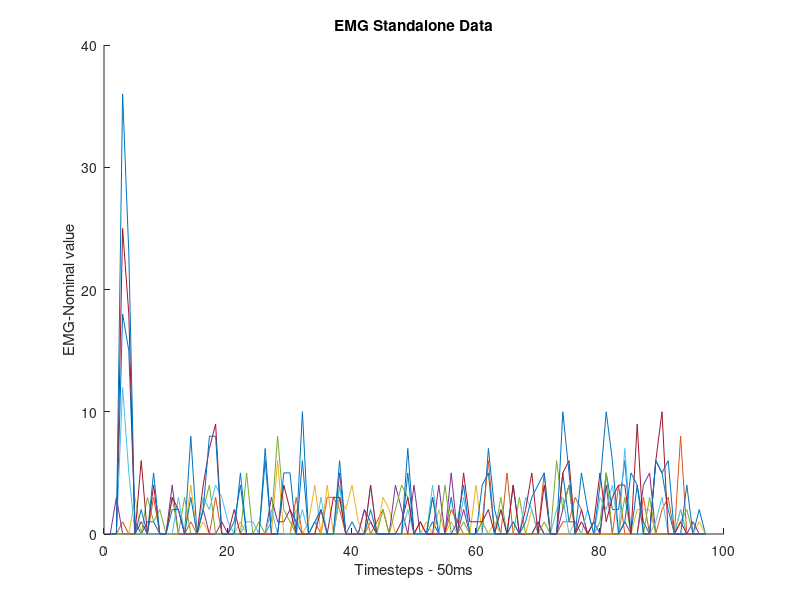
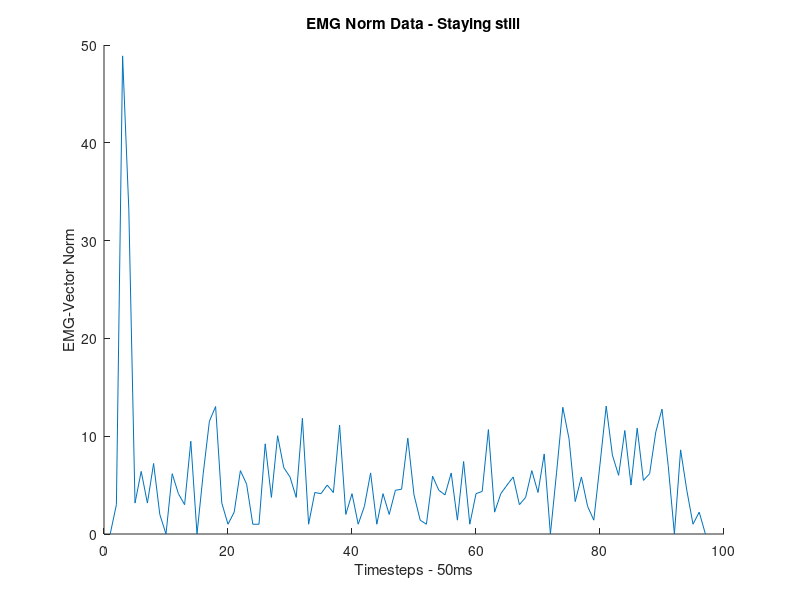
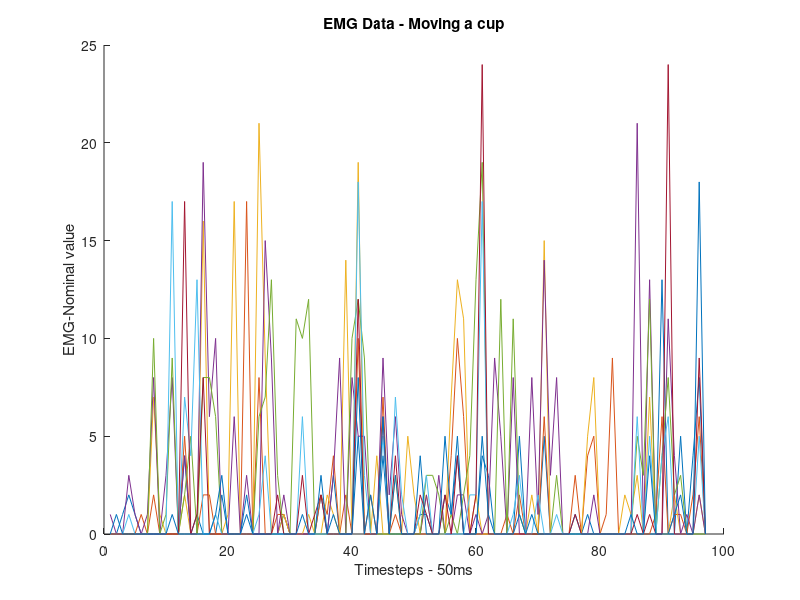
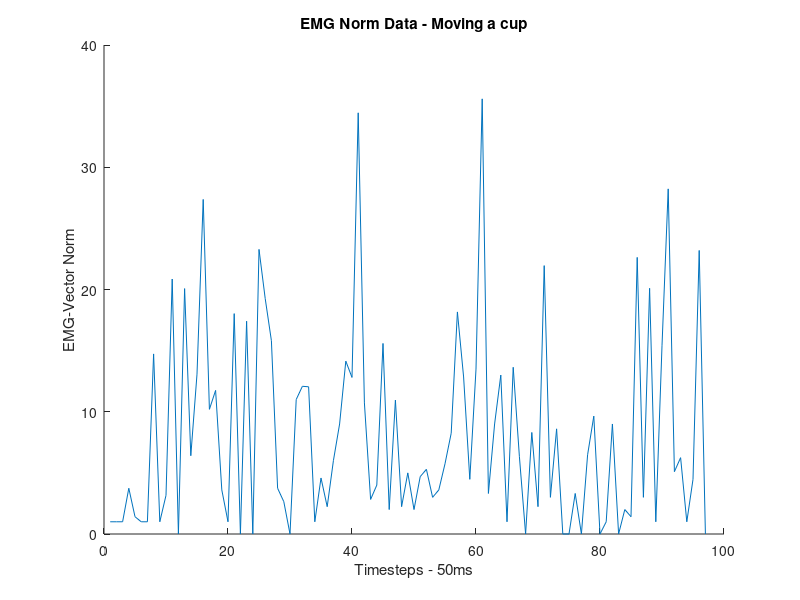

Write the MATLAB code that produced these figures, in order.
% EMG Data 

base = csvread('emgStill.csv');
cup = csvread('emgMoveCup.csv');
book = csvread('emgLiftBook.csv');
fist = csvread('emgSqueeze.csv');

% first 3 values are dead for some reason
base = base(4:100, :);
cup = cup(4:100, :);
book = book(4:100,:);
fist = fist(4:100,:);

nval = size(base,1);
mval = size(base,2);

% rectify signals
for i=1:nval
   for j=1:mval
       if (base(i,j) < 0)
          base(i,j) = 0;
       end
       if (cup(i,j) < 0)
          cup(i,j) = 0;
       end
       if (book(i,j) < 0)
          book(i,j) = 0;
       end
       if (fist(i,j) < 0)
          fist(i,j) = 0;
       end
   end
end


t = linspace(1, nval, nval);


% Base

Base_avg=mean(base);

figure(1)
hold on
plot(t, base(:, 1));
plot(t, base(:, 2));
plot(t, base(:, 3));
plot(t, base(:, 4));
plot(t, base(:, 5));
plot(t, base(:, 6));
plot(t, base(:, 7));
plot(t, base(:, 8));
title('EMG Standalone Data');
xlabel('Timesteps - 50ms')
ylabel('EMG-Nominal value');
hold off


% Base -  Norm
norm_base = zeros(nval,1);
for i=1:size(base,1);
  norm_base(i) = norm(base(i,1:8));
end
    
figure(2)
hold on
plot(t, norm_base);
title('EMG Norm Data - Staying still');
xlabel('Timesteps - 50ms')
ylabel('EMG-Vector Norm');
hold off



% Cup 

Cup_avg=mean(cup);

figure(3)
hold on
plot(t, cup(:, 1));
plot(t, cup(:, 2));
plot(t, cup(:, 3));
plot(t, cup(:, 4));
plot(t, cup(:, 5));
plot(t, cup(:, 6));
plot(t, cup(:, 7));
plot(t, cup(:, 8));
title('EMG Data - Moving a cup');
xlabel('Timesteps - 50ms')
ylabel('EMG-Nominal value');
hold off

% Cup -  Norm
norm_cup = zeros(nval,1);
for i=1:size(cup,1);
  norm_cup(i) = norm(cup(i,1:8));
end
    
figure(4)
hold on
plot(t, norm_cup);
title('EMG Norm Data - Moving a cup');
xlabel('Timesteps - 50ms')
ylabel('EMG-Vector Norm');
hold off


% Fist

Fist_avg=mean(fist);

figure(5)
hold on
plot(t, fist(:, 1));
plot(t, fist(:, 2));
plot(t, fist(:, 3));
plot(t, fist(:, 4));
plot(t, fist(:, 5));
plot(t, fist(:, 6));
plot(t, fist(:, 7));
plot(t, fist(:, 8));
title('EMG Data - Making a fist');
xlabel('Timesteps - 50ms')
ylabel('EMG-Nominal value');
hold off

% fist -  Norm
norm_fist = zeros(nval,1);
for i=1:size(fist,1);
  norm_fist(i) = norm(fist(i,1:8));
end
    
figure(6)
hold on
plot(t, norm_fist);
title('EMG Norm Data - Making a fist');
xlabel('Timesteps - 50ms')
ylabel('EMG-Vector Norm');
hold off




% Book

Book_avg=mean(book);

figure(7)
hold on
plot(t, book(:, 1));
plot(t, book(:, 2));
plot(t, book(:, 3));
plot(t, book(:, 4));
plot(t, book(:, 5));
plot(t, book(:, 6));
plot(t, book(:, 7));
plot(t, book(:, 8));
title('EMG Data - Lifting a book');
xlabel('Timesteps - 50ms')
ylabel('EMG-Nominal value');
hold off

% Book -  Norm
norm_book = zeros(nval,1);
for i=1:size(book,1);
  norm_book(i) = norm(book(i,1:8));
end
    
figure(8)
hold on
plot(t, norm_book);
title('EMG Norm Data - Lifting a book');
xlabel('Timesteps - 50ms')
ylabel('EMG-Vector Norm');
hold off


